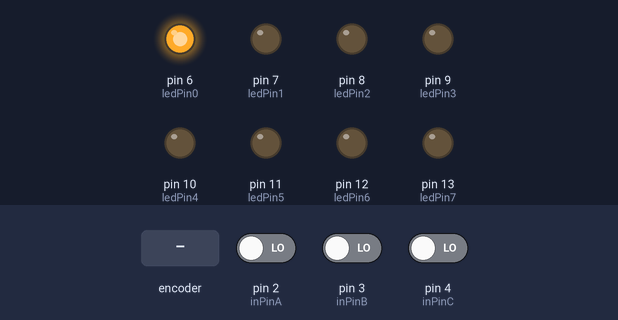
A sketch run on a simulated Arduino Uno, built with avr-gcc and run on an emulated ATmega328P. Parts: output pins drawn as LEDs (lit = HIGH). Inputs (shaded band) come from the test bench; at power-on: pin 4 (inPinC) LOW, pin 2 (inPinA) LOW, pin 3 (inPinB) LOW.

Above: at 1.2 s.
1.3 s: rotary encoder on pin 2 (inPinA) / pin 3 (inPinB) turned 3 steps (first pin leading)
At 2.4 s:
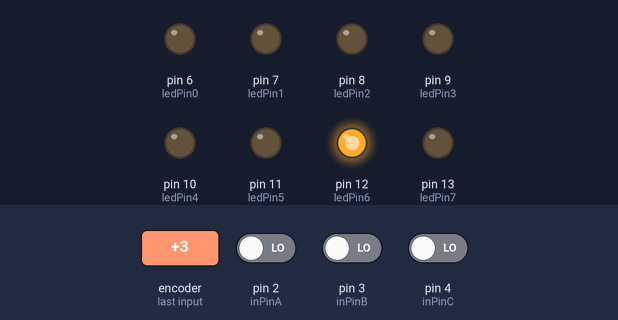
3.4 s: pin 4 (inPinC) driven HIGH
At 4.6 s:
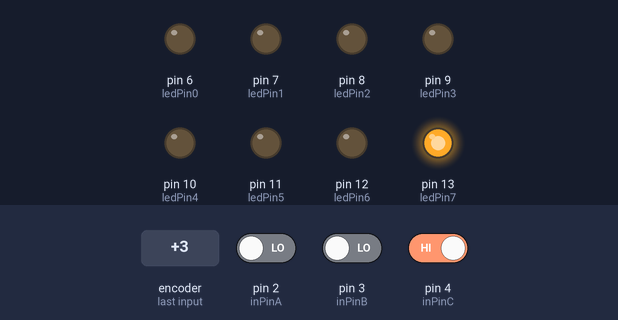
4.9 s: rotary encoder on pin 2 (inPinA) / pin 3 (inPinB) turned 1 step (first pin leading)
At 6.1 s:
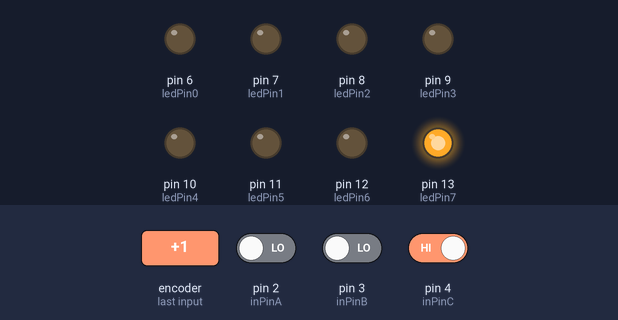
6.6 s: rotary encoder on pin 2 (inPinA) / pin 3 (inPinB) turned 2 steps (second pin leading)
At 7.4 s:
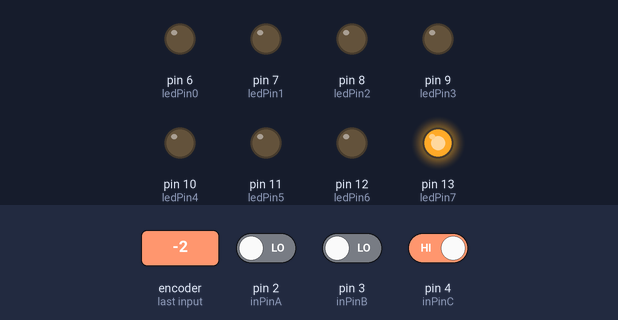
8.5 s: pin 4 (inPinC) driven LOW
At 9.7 s:
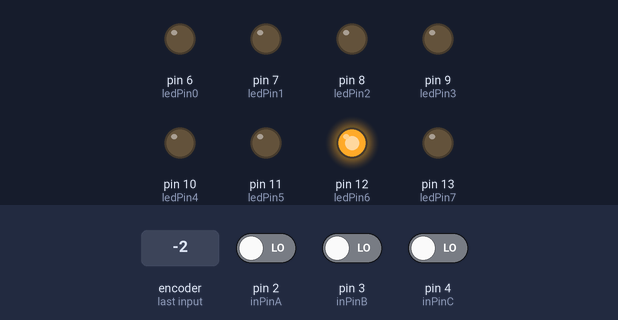
Timing chart, 0 to 11.0 s (numbered marks = the images above; inputs shaded):
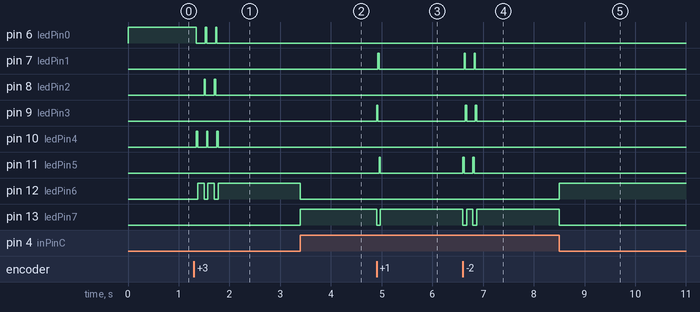

Measured:
- after the input at 1.3 s, pin 6 (ledPin0): alternates HIGH for 0.02 s and LOW for 0.18 s, 5 changes in all, then stays LOW, starting after 0.05 s; pin 8 (ledPin2): alternates HIGH for 0.02 s and LOW for 0.17 s, 4 changes in all, then stays LOW, starting after 0.20 s
- after the input at 3.4 s, pin 12 (ledPin6): HIGH → LOW at once; pin 13 (ledPin7): LOW → HIGH at once
- after the input at 4.9 s, pin 7 (ledPin1): LOW → HIGH at once, → LOW 0.02 s later; pin 9 (ledPin3): LOW → HIGH at once, → LOW 0.03 s later; pin 11 (ledPin5): LOW → HIGH after 0.05 s, → LOW 0.02 s later; pin 13 (ledPin7): HIGH → LOW at once, → HIGH 0.07 s later
- after the input at 6.6 s, pin 7 (ledPin1): alternates HIGH for 0.02 s and LOW for 0.17 s, 4 changes in all, then stays LOW, starting at once; pin 9 (ledPin3): alternates HIGH for 0.02 s and LOW for 0.18 s, 4 changes in all, then stays LOW, starting after 0.05 s
- after the input at 8.5 s, pin 12 (ledPin6): LOW → HIGH at once; pin 13 (ledPin7): HIGH → LOW at once

The sketch:

decoder-3x8.ino
```cpp
// Puertos de salida
int ledPin0=6;
int ledPin1=7;
int ledPin2 = 8;
int ledPin3=9;
int ledPin4=10;
int ledPin5 = 11;
int ledPin6 = 12;
int ledPin7=13;

//Puertos de entrada
int inPinA=2;
int inPinB = 3;
int inPinC=4;

//variables
int swa,swb,swc;
bool s0,s1,s2,s3,s4,s5,s6,s7;
bool a,b,c;

void setup () {
  pinMode(ledPin0,OUTPUT);
  pinMode(ledPin1,OUTPUT);
  pinMode(ledPin2,OUTPUT);
  pinMode(ledPin3,OUTPUT);
  pinMode(ledPin4,OUTPUT);
  pinMode(ledPin5,OUTPUT);
  pinMode(ledPin6,OUTPUT);
  pinMode(ledPin7,OUTPUT);

  pinMode(inPinA,INPUT);
  pinMode(inPinB,INPUT);
  pinMode(inPinC,INPUT);
}

void loop () {
  //leer botón A
  swa = digitalRead(inPinA);
  if (swa==HIGH)
     a=true;
   else
     a=false;

  //leer botón B
  swb = digitalRead(inPinB);
  if (swb == HIGH)
    b = true;
  else
    b = false;

  //leer botón C
  swc = digitalRead(inPinC);
  if (swc==HIGH)
     c=true;
   else
     c=false;


  //evaluar función booleana

// contar del 0 al 7
s7 = a && b && c;
s6 = a && b && !c;
s5 = a && !b && c;
s4 = a && !b && !c;
s3 = !a && b && c;
s2 = !a && b && !c;
s1 = !a && !b && c;
s0 = !a && !b && !c;

  // Enciende LED Si es verdadera
  if (s0)
     digitalWrite(ledPin0,HIGH);
  else
     digitalWrite(ledPin0,LOW);

  // Enciende LED Si es verdadera

  if (s1)
     digitalWrite(ledPin1,HIGH);
  else
     digitalWrite(ledPin1,LOW);

  // Enciende LED Si es verdadera
  if (s2)
     digitalWrite(ledPin2,HIGH);
  else
     digitalWrite(ledPin2,LOW);

  // Enciende LED Si es verdadera
  if (s3)
     digitalWrite(ledPin3,HIGH);
  else
     digitalWrite(ledPin3,LOW);

  // Enciende LED Si es verdadera
  if (s4)
     digitalWrite(ledPin4,HIGH);
  else
     digitalWrite(ledPin4,LOW);


  // Enciende LED Si es verdadera
  if (s5)
     digitalWrite(ledPin5,HIGH);
  else
     digitalWrite(ledPin5,LOW);


  // Enciende LED Si es verdadera
  if (s6)
     digitalWrite(ledPin6,HIGH);
  else
     digitalWrite(ledPin6,LOW);

  // Enciende LED Si es verdadera
  if (s7)
     digitalWrite(ledPin7,HIGH);
  else
     digitalWrite(ledPin7,LOW);

}
```
